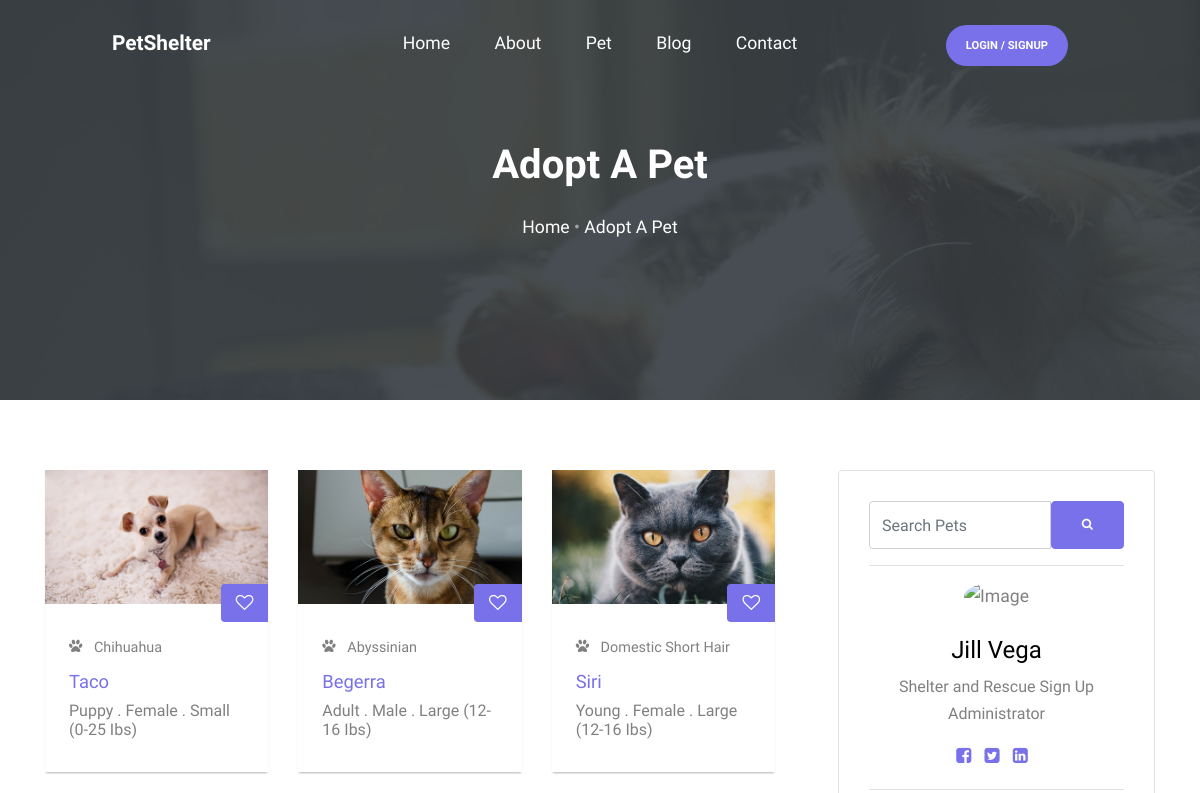
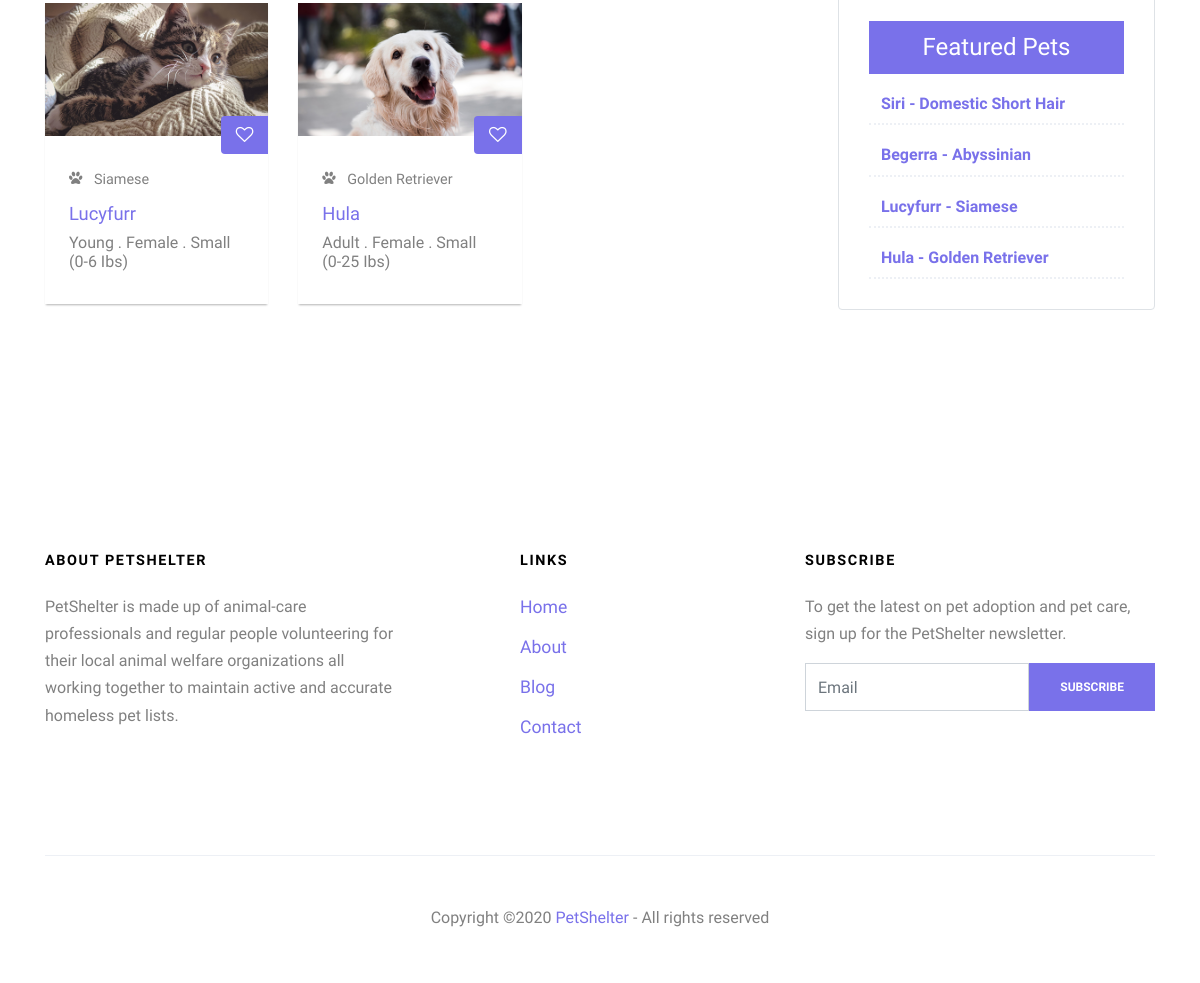
Page /pet.php on the committed database (2 pictures, top to bottom).
### tables this page shows
CREATE TABLE `pet` (
  `Pet_ID` int(11) NOT NULL,
  `Image` text NOT NULL,
  `Type` varchar(225) NOT NULL,
  `Name` varchar(225) NOT NULL,
  `Breed` varchar(225) NOT NULL,
  `Age` varchar(225) NOT NULL,
  `Gender` varchar(225) NOT NULL,
  `Size` varchar(225) NOT NULL,
  `Content` text NOT NULL,
  `Status` varchar(225) NOT NULL,
  `Tag` varchar(300) NOT NULL
);

### pet.php (the view, shortened to what this page needs)
<?php
	include('includes/connection.php');
?>
<!DOCTYPE html>
<html lang="en">
	<head>
		<link rel="stylesheet" href="fonts/icomoon/style.css">
		<link rel="stylesheet" href="css/bootstrap.min.css">
		<link rel="stylesheet" href="css/jquery-ui.css">
		<link rel="stylesheet" href="css/owl.carousel.min.css">
		<link rel="stylesheet" href="css/owl.theme.default.min.css">
		<link rel="stylesheet" href="css/owl.theme.default.min.css">
		<link rel="stylesheet" href="css/jquery.fancybox.min.css">
		<link rel="stylesheet" href="css/bootstrap-datepicker.css">
		<link rel="stylesheet" href="fonts/flaticon/font/flaticon.css">
		<link rel="stylesheet" href="css/aos.css">
		<link rel="stylesheet" href="css/style.css">
	</head>
	<body style='overflow-x: hidden;'>
		<div class="site-wrap">
		<?php include('includes/header.php');?>
		<div class="intro-section single-cover">
			<div class="slide-1 " style="background-image: url('images/bg_1.jpg');" data-stellar-background-ratio="0.5">
				<div class="container">
					<div class="row align-items-center">
						<div class="col-12">
							<div class="row justify-content-center align-items-center text-center">
								<div class="col-lg-6">
									<h1 data-aos="fade-up" data-aos-delay="0">Adopt A Pet</h1>
									<p data-aos="fade-up" data-aos-delay="100"><a href="index.php" class="text-white">Home </a>&bullet; <a href="pet.php" class="text-white">Adopt A Pet</a></p>
								</div>
							</div>
						</div>
					</div>
				</div>
			</div>
		</div>
		<div class="site-section">
			<div class="container">
				<div class="row">
					<div class="col-lg-8">
						<div class="row">
							<?php
								$query = "SELECT * FROM pet WHERE Status='available' ORDER BY Pet_ID ASC";
								$run_query = mysqli_query($conn, $query) or die(mysqli_error($conn));
								if (mysqli_num_rows($run_query) > 0) {
									while ($row = mysqli_fetch_assoc($run_query)) {
										$post_id = $row['Pet_ID'];
										$post_image = $row['Image'];
										$post_name = $row['Name'];
										$post_breed = $row['Breed'];
										$post_age = $row['Age'];
										$post_gender = $row['Gender'];
										$post_size = $row['Size'];
										$post_status = $row['Status'];
										if ($post_status !== 'available') {
											echo "<h3><a href='#'>No Pets Yet</a></h3>";
										}
										else {
							?>
							<div class="col-md-4 mb-3 mb-lg-4 mb-4">
								<div class="course bg-white h-100 align-self-stretch">
									<figure class="m-0">
										<a href="pet_single.php?post=<?php echo $post_id; ?>"><img class="img-fluid" src="petpics/<?php echo $post_image; ?>" alt="Image"></a>
									</figure>
									<div class="course-inner-text py-4 px-4">
										<a>
										<span class="course-price icon-heart-o"></span>
										<div class="meta h6"><span class="icon-paw"></span> <?php echo $post_breed; ?></div>
										</a>
										<h3><a href="pet_single.php?post=<?php echo $post_id; ?>"><?php echo $post_name; ?></a></h3>
										<p class="h6"><?php echo $post_age; ?> . <?php echo $post_gender; ?> . <?php echo $post_size; ?></p>
									</div>
								</div>
							</div>
							<?php }}}?>
						</div>
					</div>
					<?php include('includes/sidebar2.php');?>
				</div>
			</div>
		</div>
		<?php include('includes/footer.php');?>
		</div>
	</body>
</html>

### includes/sidebar2.php (shortened to what this page needs)
<div class="col-lg-4 pl-lg-5">
	<div class="mb-5 text-center border rounded course-instructor">
		<form class="form-group border-bottom pb-3" method="post" action="searchPet.php">
			<div class="input-group">
				<input type="text" name="search" class="form-control" placeholder="Search Pets" required>
				<button type="submit" name="submit" class="btn btn-primary">
					<span class="icon icon-search"></span>
				</button>
			</div>
		</form>
		<div class="mb-4 text-center border-bottom pb-3">
			<img src="images/person_7.jpg" alt="Image" class="img-fluid w-50 rounded-circle mx-auto mb-4">
			<h4 class="text-black">Jill Vega</h4>
			<p>Shelter and Rescue Sign Up Administrator</p>
			<a href="https://www.facebook.com/"><span class="icon-facebook-square">&nbsp;</span></a>
			<a href="https://twitter.com/"><span class="icon-twitter-square">&nbsp;</span></a>
			<a href="https://www.linkedin.com/"><span class="icon-linkedin-square">&nbsp;</span></a>
		</div>
		<div class="text-left">
			<h4 class="title">Featured Pets</h4>
				<?php
					$query = "SELECT * FROM pet WHERE Status='available' ORDER BY RAND() LIMIT 4";
					$run_query = mysqli_query($conn, $query) or die(mysqli_error($conn));
					if (mysqli_num_rows($run_query) > 0) {
						while ($row = mysqli_fetch_assoc($run_query)) {
							$post_id = $row['Pet_ID'];
							$post_name = $row['Name'];
							$post_breed = $row['Breed'];
							$post_status = $row['Status'];
							if ($post_status !== 'available') {
								echo "<h6><a href='#'>No Pets Yet</a></h6>";
							}
							else {
						?>
			<div class="popular-post-list border-dotted">
				<div class="details">
					<h6><a href="pet_single.php?post=<?php echo $post_id; ?>"><?php echo $post_name; ?> - <?php echo $post_breed; ?></a></h6>
				</div>
			</div>
			<?php }}} ?>
		</div>
	</div>
</div>

### css/style.css (style rules this page uses)
body { line-height: 1.7; color: gray; font-weight: 300; font-size: 1.1rem; }
a { -webkit-transition: .3s all ease; -o-transition: .3s all ease; transition: .3s all ease; }
h1, h2, h3, h4, h5, .h1, .h2, .h3, .h4, .h5 { font-family: "Muli", -apple-system, BlinkMacSystemFont,"Segoe UI", Roboto, "Helvetica Neue", Arial, sans-serif, "Apple Color Emoji", "Segoe UI Emoji", "Segoe UI Symbol", "Noto Color Emoji"; }
.text-black { color: #000 !important; }
.site-wrap:before { display: none; -webkit-transition: .3s all ease-in-out; -o-transition: .3s all ease-in-out; transition: .3s all ease-in-out; background: rgba(0, 0, 0, 0.6); content: ""; position: absolute; z-index: 2000; top: 0; left: 0; right: 0; bottom: 0; opacity: 0; visibility: hidden; }
.btn { text-transform: uppercase; font-size: 12px; font-weight: 900; padding: 14px 30px; }
.form-control { height: 48px; font-family: "Muli", -apple-system, BlinkMacSystemFont, "Segoe UI", Roboto, "Helvetica Neue", Arial, sans-serif, "Apple Color Emoji", "Segoe UI Emoji", "Segoe UI Symbol", "Noto Color Emoji"; }
.site-section { padding: 2.5em 0; }
@media (min-width: 768px) { .site-section { padding: 5em 0; } }
.intro-section { position: relative; }
.intro-section, .intro-section .container > .row { height: 100vh; min-height: 700px; }
.intro-section.single-cover, .intro-section.single-cover .container > .row { height: 50vh; min-height: 400px; }
.intro-section h1 { font-size: 2.5rem; font-weight: 700; color: #fff; margin-bottom: 1.5rem; }
.intro-section p { color: rgba(255, 255, 255, 0.5); font-size: 1.1rem; }
.slide-1 { background-size: cover; background-position: center; }
.slide-1:before { content: ""; position: absolute; height: 100%; width: 100%; background: #343a40; opacity: .9; border-bottom-right-radius: 0px; }
.site-section { padding: 4em 0; position: relative; }
.course { -webkit-box-shadow: 0 2px 2px -1px rgba(0, 0, 0, 0.3); box-shadow: 0 2px 2px -1px rgba(0, 0, 0, 0.3); -webkit-transition: .3s all ease-in-out; -o-transition: .3s all ease-in-out; transition: .3s all ease-in-out; top: 0; position: relative; }
.course .course-inner-text { position: relative; padding-top: 35px !important; }
.course .course-price { position: absolute; padding: 10px 15px; background: #7971ea; color: #fff; top: -20px; right: 0; border-top-left-radius: 4px; border-bottom-left-radius: 4px; }
.course .meta { font-size: .9rem; display: block; margin-bottom: .9rem; }
.course .meta span { margin-right: .5rem; }
.course h3 { font-size: 1.15rem; color: #000; }
.course-instructor { padding: 30px; }
.course-instructor p { font-size: 1rem; }

### includes/style.php (style rules this page uses)
html { scroll-behavior: smooth; }
.title { background: #7971ea; color: #fff; text-align: center; padding: 12px 0px; }
.popular-post-list { margin-top: 20px; }
.details { margin-left: 12px; }
.details h6 { font-weight: 600; margin-bottom: 10px; }
.border-dotted { border-bottom: 2px dotted #edf0f5 !important; }

### rows in the picture
pet: Image (picture), Breed "Chihuahua", Name "Taco", Age "Puppy", Gender "Female", Size "Small (0-25 Ibs)"
pet: Image (picture), Breed "Abyssinian", Name "Begerra", Age "Adult", Gender "Male", Size "Large (12-16 Ibs)"
pet: Image (picture), Breed "Domestic Short Hair", Name "Siri", Age "Young", Gender "Female", Size "Large (12-16 Ibs)"
pet: Image (picture), Breed "Siamese", Name "Lucyfurr", Age "Young", Gender "Female", Size "Small (0-6 Ibs)"
pet: Image (picture), Breed "Golden Retriever", Name "Hula", Age "Adult", Gender "Female", Size "Small (0-25 Ibs)"
